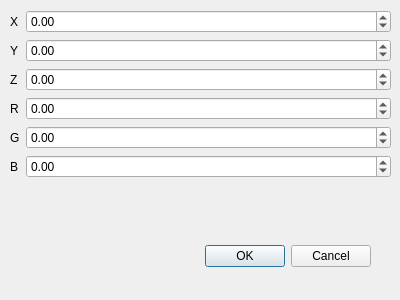
<?xml version="1.0" encoding="UTF-8"?>
<ui version="4.0">
 <class>PointLightDialog</class>
 <widget class="QDialog" name="PointLightDialog">
  <property name="geometry">
   <rect>
    <x>0</x>
    <y>0</y>
    <width>400</width>
    <height>300</height>
   </rect>
  </property>
  <property name="windowTitle">
   <string>Dialog</string>
  </property>
  <widget class="QDialogButtonBox" name="buttonBox">
   <property name="geometry">
    <rect>
     <x>30</x>
     <y>240</y>
     <width>341</width>
     <height>32</height>
    </rect>
   </property>
   <property name="orientation">
    <enum>Qt::Horizontal</enum>
   </property>
   <property name="standardButtons">
    <set>QDialogButtonBox::Cancel|QDialogButtonBox::Ok</set>
   </property>
  </widget>
  <widget class="QWidget" name="formLayoutWidget">
   <property name="geometry">
    <rect>
     <x>10</x>
     <y>10</y>
     <width>381</width>
     <height>221</height>
    </rect>
   </property>
   <layout class="QFormLayout" name="formLayout">
    <item row="0" column="0">
     <widget class="QLabel" name="label">
      <property name="text">
       <string>X</string>
      </property>
     </widget>
    </item>
    <item row="1" column="0">
     <widget class="QLabel" name="label_2">
      <property name="text">
       <string>Y</string>
      </property>
     </widget>
    </item>
    <item row="2" column="0">
     <widget class="QLabel" name="label_3">
      <property name="text">
       <string>Z</string>
      </property>
     </widget>
    </item>
    <item row="3" column="0">
     <widget class="QLabel" name="label_4">
      <property name="text">
       <string>R</string>
      </property>
     </widget>
    </item>
    <item row="4" column="0">
     <widget class="QLabel" name="label_5">
      <property name="text">
       <string>G</string>
      </property>
     </widget>
    </item>
    <item row="5" column="0">
     <widget class="QLabel" name="label_6">
      <property name="text">
       <string>B</string>
      </property>
     </widget>
    </item>
    <item row="0" column="1">
     <widget class="QDoubleSpinBox" name="x">
      <property name="minimum">
       <double>-1000.000000000000000</double>
      </property>
      <property name="maximum">
       <double>999.990000000000009</double>
      </property>
     </widget>
    </item>
    <item row="1" column="1">
     <widget class="QDoubleSpinBox" name="y">
      <property name="minimum">
       <double>-1000.000000000000000</double>
      </property>
      <property name="maximum">
       <double>9999.000000000000000</double>
      </property>
     </widget>
    </item>
    <item row="2" column="1">
     <widget class="QDoubleSpinBox" name="z">
      <property name="minimum">
       <double>-1000.000000000000000</double>
      </property>
      <property name="maximum">
       <double>9999.000000000000000</double>
      </property>
     </widget>
    </item>
    <item row="3" column="1">
     <widget class="QDoubleSpinBox" name="r">
      <property name="minimum">
       <double>-1000.000000000000000</double>
      </property>
      <property name="maximum">
       <double>9999.000000000000000</double>
      </property>
     </widget>
    </item>
    <item row="4" column="1">
     <widget class="QDoubleSpinBox" name="g">
      <property name="minimum">
       <double>-1000.000000000000000</double>
      </property>
      <property name="maximum">
       <double>9999.000000000000000</double>
      </property>
     </widget>
    </item>
    <item row="5" column="1">
     <widget class="QDoubleSpinBox" name="b">
      <property name="minimum">
       <double>-1000.000000000000000</double>
      </property>
      <property name="maximum">
       <double>9999.000000000000000</double>
      </property>
     </widget>
    </item>
   </layout>
  </widget>
 </widget>
 <resources/>
 <connections>
  <connection>
   <sender>buttonBox</sender>
   <signal>accepted()</signal>
   <receiver>PointLightDialog</receiver>
   <slot>accept()</slot>
   <hints>
    <hint type="sourcelabel">
     <x>248</x>
     <y>254</y>
    </hint>
    <hint type="destinationlabel">
     <x>157</x>
     <y>274</y>
    </hint>
   </hints>
  </connection>
  <connection>
   <sender>buttonBox</sender>
   <signal>rejected()</signal>
   <receiver>PointLightDialog</receiver>
   <slot>reject()</slot>
   <hints>
    <hint type="sourcelabel">
     <x>316</x>
     <y>260</y>
    </hint>
    <hint type="destinationlabel">
     <x>286</x>
     <y>274</y>
    </hint>
   </hints>
  </connection>
 </connections>
</ui>
